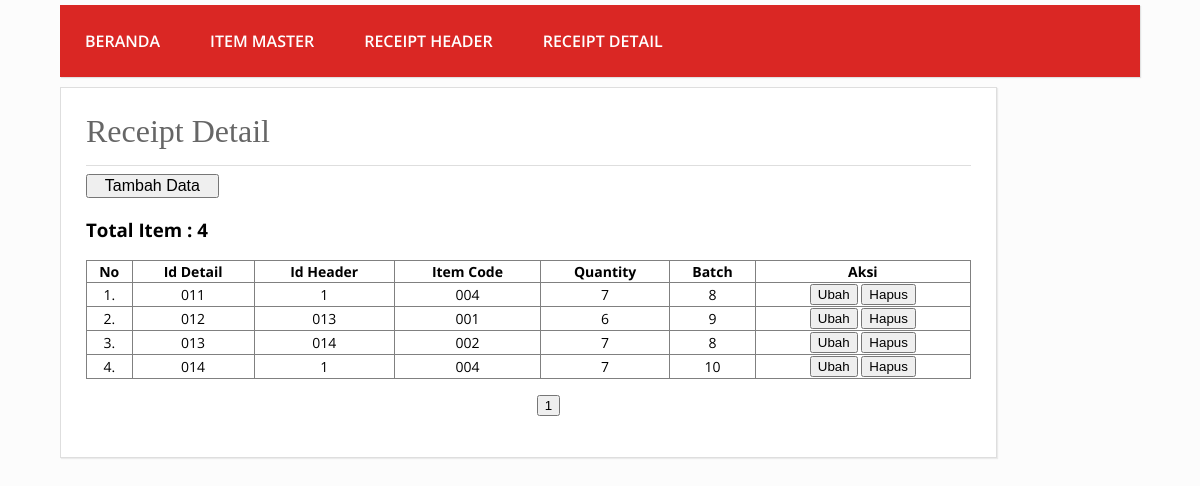
The app's page /receipt_detail/receipt_detail.php with its own data.
### tables this page shows
CREATE TABLE IF NOT EXISTS `tbl_receipt_detail` (
  `id_detail` varchar(50) NOT NULL,
  `id_header` varchar(50) NOT NULL,
  `item_code` varchar(50) NOT NULL,
  `quantity` varchar(50) NOT NULL,
  `batch` varchar(50) NOT NULL,
  PRIMARY KEY (`id_detail`)
);

### receipt_detail/receipt_detail.php (the view, shortened to what this page needs)
<?php
include '../fungsi.php';
?>
<html>
<head>
  <link rel="stylesheet" type="text/css" href="../css/custom.css">
</head>
<body>
  <div class="wrap">
    <nav class="menu">
      <ul>
        <li><a href="../index.php">Beranda</a></li>
        <li><a href="../item_master/item_master.php">Item Master</a></li>
        <li><a href="../receipt_header/receipt_header.php">Receipt Header</a></li>
        <li><a href="receipt_detail.php">Receipt Detail</a></li>
      </ul>
    </nav>
    <div class="blog">
      <div class="conteudo">
        <h1>Receipt Detail</h1>
        <hr>
          <a href="input.php" style="text-decoration: none;"><button style="width: 15%; font-size: 16px;">Tambah Data</button></a>
          <?php
            $limit = 5;
            if(isset($_GET['page'])){
              $page = anti_injection($_GET['page']);
            }else{
              $page = 1;
            }
            $offset = ($page - 1) * $limit;
            $sql = "SELECT * FROM `tbl_receipt_detail` ORDER BY `id_detail` ASC";
            $query = mysql_query($sql." LIMIT $offset, $limit");
            $total = mysql_num_rows(mysql_query($sql));
            ?>
            <h3>Total Item : <?= $total; ?></h3>
            <table width="100%" border="1" align="center" style="font-size: 14; border-collapse: collapse;">
              <tr align="center">
                <td><b>No</b></td>
                <td><b>Id Detail</b></td>
                <td><b>Id Header</b></td>
                <td><b>Item Code</b></td>
                <td><b>Quantity</b></td>
                <td><b>Batch</b></td>
                <td><b>Aksi</b></td>
              </tr>
              <?php
              if($total > 0){
              $no = ($page - 1) * $limit;
              while ($row = mysql_fetch_array($query)):
                $no++;
                echo "<tr>";
                echo "<td align=center>".$no.".</td>";
                echo "<td align=center>".($row['id_detail'])."</td>";
                echo "<td align=center>".($row['id_header'])."</td>";
                echo "<td align=center>".($row['item_code'])."</td>";
                echo "<td align=center>".($row['quantity'])."</td>";
                echo "<td align=center>".($row['batch'])."</td>";
                echo '<td align=center>
                <a href="edit.php?id_detail='.$row['id_detail'].'"><button>Ubah</button></a>
                <a onclick="return konfirmasi()" href="hapus.php?id_detail='.$row['id_detail'].'"><button>Hapus</button></a>
                </td>';
                echo "</tr>";
                endwhile;
                }else{
                echo "<tr><td colspan=7>Data tidak tersedia</td></tr>";
                }
              ?>
              </table>
              <center><?php pagination_new($total, $page, $limit, '#', '?page='); ?></center>
      </div>
    </div>
  </div>
</body>
</html>

### css/custom.css (style rules this page uses)
body { background: #fcfcfc; margin:0; font-family: 'Open Sans', sans-serif; }
hr { border:0; background:#dedede; height:1px; }
.wrap { width: 90%; margin:5px auto; }
nav.menu ul { overflow:hidden; color:#fcfcfc; list-style: none; float:left; padding:0; width: 100%; margin:0 0 0; background: #da2724; -webkit-box-shadow: 1px 1px 1px 0px rgba(204,204,204,0.55); -moz-box-shadow: 1px 1px 1px 0px rgba(204,204,204,0.55); box-shadow: 1px 1px 1px 0px rgba(204,204,204,0.55); }
nav.menu ul li { margin:0; float:left; }
nav.menu ul a { padding:25px; display:block; font-weight:600; font-size: 16px; color:#fff; text-transform: uppercase; transition: all 0.5s ease; text-decoration: none; }
.blog { float:left; }
.conteudo { width:885px; padding:25px; margin:10px auto; background: #fff; border:1px solid #dedede; -webkit-box-shadow: 1px 1px 1px 0px rgba(204,204,204,0.35); -moz-box-shadow: 1px 1px 1px 0px rgba(204,204,204,0.35); box-shadow: 1px 1px 1px 0px rgba(204,204,204,0.35); }
.conteudo h1 { padding:0; margin:0 0 15px; font-weight: normal; color: #666; font-family: Georgia; }

### records on screen
tbl_receipt_detail: id_detail "011", id_header "1", item_code "004", quantity "7", batch "8"
tbl_receipt_detail: id_detail "012", id_header "013", item_code "001", quantity "6", batch "9"
tbl_receipt_detail: id_detail "013", id_header "014", item_code "002", quantity "7", batch "8"
tbl_receipt_detail: id_detail "014", id_header "1", item_code "004", quantity "7", batch "10"

### other values on screen
$total "4"
